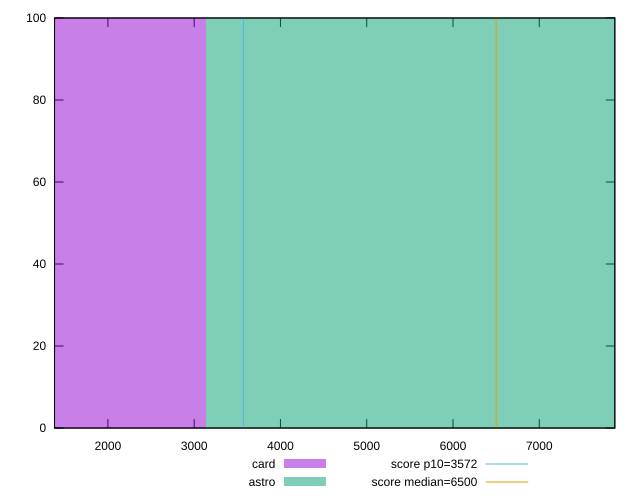

Generate this figure with gnuplot:
reset

$card <<EOF
0 100
EOF

$astro <<EOF
6272.939979203132 100
EOF

set key outside below
set boxwidth 6272.939979203132
set xrange [1381.3253999999997:7875.785]
set yrange [0:100]
set trange [0:100]
set style fill transparent solid 0.5 noborder

set parametric
set terminal svg size 640, 500 enhanced background rgb 'white'
set output "reports/report_00031_2021-02-24T23-18-18.084Z/first-cpu-idle/comparison/histogram/2_vs_3.svg"

plot $card title "card" with boxes, \
     $astro title "astro" with boxes, \
     3572,t title "score p10=3572", \
     6500,t title "score median=6500"

reset
